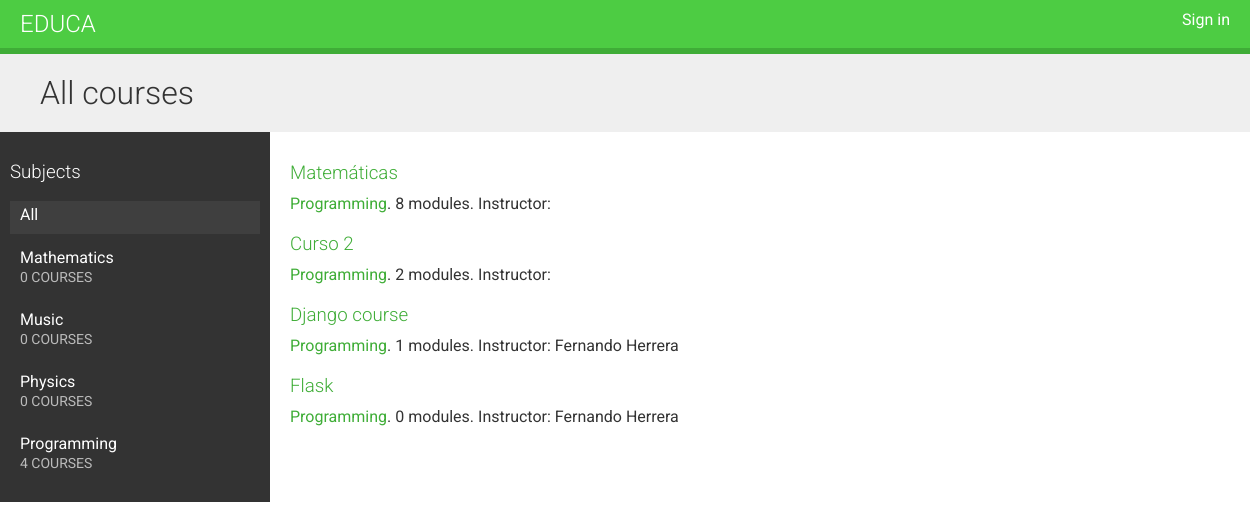
The page / on the database its author committed.
### courses/models.py (models this page shows, shortened)
class Subject(models.Model):
    title = models.CharField(max_length=200)
    slug = models.SlugField(max_length=200, unique=True)
    class Meta:
        ordering = ['title']
    def __str__(self):
        return self.title

class Course(models.Model):
    owner = models.ForeignKey(    # Instructor que creò el curso
        User,
        related_name='courses_created',
        on_delete=models.CASCADE
    )
    subject = models.ForeignKey(    # Materia a la que pertenece este curso
        Subject,
        related_name='courses',
        on_delete=models.CASCADE
    )
    title = models.CharField(max_length=200)    # Titulo del curso
    slug = models.SlugField(max_length=200, unique=True)    # Slug del curso ---> Para las URL
    overview = models.TextField()    # UNa columna de tipo text para almacenar una descripciòn general del curos
    created = models.DateTimeField(auto_now_add=True)    # Fecha y hora en la que se creo el curso
    students = models.ManyToManyField(
        User,
        related_name='courses_joined',
        blank=True
    )
    class Meta:
        ordering = ['-created']

### courses/views.py (the view)
# urls.py: path('', CourseListView.as_view(), name='course_list'),
class CourseListView(TemplateResponseMixin, View):
    model = Course
    template_name = 'courses/course/list.html'
    def get(self, request, subject=None):
        subjects = cache.get('all_subjects')
        if not subjects:
            subjects = Subject.objects.annotate(    # Recuperamos todas las asignaturas
                total_courses = Count('courses')    # incluimos el nùmero total de crusos para cada asignatura
            )
            cache.set('all_subjects', subjects)
        courses = Course.objects.annotate(
            total_modules=Count('modules')
        )
        if subject:
            subject = get_object_or_404(Subject, slug=subject)
            courses = courses.filter(subject=subject)
        return self.render_to_response(
                {
                    'subjects': subjects,
                    'subject': subject,
                    'courses': courses
                }
            )

### courses/templates/courses/course/list.html (shortened to what this page needs)
{% extends "base.html" %}
{% block content %}
  <h1>
    {% if subject %}
      {{ subject.title }} courses
    {% else %}
      All courses
    {% endif %}
  </h1>
  <div class="contents">
    <h3>Subjects</h3>
    <ul id="modules">
      <li {% if not subject %}class="selected"{% endif %}>
        <a href="{% url 'course_list' %}">All</a>
      </li>
      {% for s in subjects %}
        <li {% if subject == s %}class="selected"{% endif %}>
          <a href="{% url 'course_list_subject' s.slug %}">
            {{ s.title }}
            <br>
            <span>{{ s.total_courses }} course{{ s.total_courses|pluralize }}</span>
          </a>
        </li>
      {% endfor %}
    </ul>
  </div>
  <div class="module">
    {% for course in courses %}
      {% with subject=course.subject %}
        <h3>
          <a href="{% url 'course_detail' course.slug %}">
            {{ course.title }}
          </a>
        </h3>
        <p>
          <a href="{% url 'course_list_subject' subject.slug %}">{{ subject }}</a>.
            {{ course.total_modules }} modules.
            Instructor: {{ course.owner.get_full_name }}
        </p>
      {% endwith %}
    {% endfor %}
  </div>
{% endblock %}

### courses/static/css/base.css (style rules this page uses)
body { margin:0; font-family:'Roboto', sans-serif; font-weight:400; color:#333; }
a { color:#3fad37; text-decoration:none; }
ul { float:left; }
h1, h2, h3, h4, h5, h6 { font-family:'Roboto', sans-serif; font-weight:300; }
h1 { background:#efefef; width:100%; overflow:auto; padding:20px 0 20px 40px; margin:0; }
.module { padding:10px 20px; float:left; width:600px; }
.module h3 { margin:20px 0 0; padding:0; width:100%; }
.module p { margin:10px 0 20px; width:100%; float:left; }
.contents { width:20%; padding:10px; float:left; background:#333; color: #fff; font-family:'Roboto', sans-serif; }
.contents ul { list-style:none; margin:0; padding:0; width:100%; }
.contents ul li { margin:0 0 10px 0; padding:4px 10px 10px; overflow:auto; cursor:move; }
.contents ul li.selected { background:#3f3f3f; }
.contents ul span { text-transform:uppercase; color:#bbb; font-size:14px; }
.contents ul a { display:block; color:#fff; text-decoration:none; }

### rows shown on the page
Subject: title "Mathematics", total_courses "0"
Subject: title "Music", total_courses "0"
Subject: title "Physics", total_courses "0"
Subject: title "Programming", total_courses "4"
Course: title "Matemáticas", subject "Programming", total_modules "8"
Course: title "Curso 2", subject "Programming", total_modules "2"
Course: title "Django course", subject "Programming", total_modules "1", owner.get_full_name "Fernando Herrera"
Course: title "Flask", subject "Programming", total_modules "0", owner.get_full_name "Fernando Herrera"
